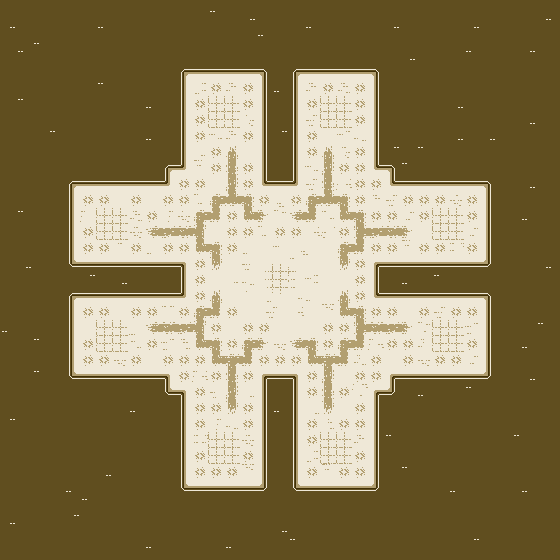

The image is a tile-based game level rendered from a .tmx file. Its description and source (layers, tilesets, objects; grid data summarised) follow:
An orthogonal 70x70 tile map with 8x8 px tiles, 1 tile layer (ground_layer) and 463 objects (8x spawner_echo, 4x bomber_spawner, 2x spawner_alpha, 2x spawner_bravo, 2x spawner_charlie, ...).

<map version="2017.05.02" orientation="orthogonal" renderorder="left-down" width="70" height="70" tilewidth="8" tileheight="8" nextobjectid="2702">
 <tileset firstgid="1" source="../../../tilesets/sepia-tileset.tsx" />
 <layer name="ground_layer" width="70" height="70">
  <data>[4900 cells, 4900 non-empty, 122 distinct tile ids]</data>
 </layer>
 <objectgroup name="objects_layer">
  <object id="1412" name="player_respawn" x="272" y="272" width="16" height="16">
   <properties>
    <property name="prototype.code" value="PlayerRespawnMedium" />
   </properties>
  </object>
  <object id="2240" x="320" y="80" width="16" height="16">
   <properties>
    <property name="prototype.code" value="Tree1" />
   </properties>
  </object>
  <object id="2241" x="296" y="64" width="8" height="8">
   <properties>
    <property name="prototype.code" value="AllVehicleBlockadeSmall" />
   </properties>
  </object>
  <object id="2242" x="312" y="64" width="8" height="8">
   <properties>
    <property name="prototype.code" value="AllVehicleBlockadeSmall" />
   </properties>
  </object>
  <object id="2243" x="304" y="64" width="8" height="8">
   <properties>
    <property name="prototype.code" value="AllVehicleBlockadeSmall" />
   </properties>
  </object>
  <object id="2244" x="320" y="64" width="8" height="8">
   <properties>
    <property name="prototype.code" value="AllVehicleBlockadeSmall" />
   </properties>
  </object>
  <object id="2245" x="328" y="64" width="8" height="8">
   <properties>
    <property name="prototype.code" value="AllVehicleBlockadeSmall" />
   </properties>
  </object>
  <object id="2246" x="344" y="64" width="8" height="8">
   <properties>
    <property name="prototype.code" value="AllVehicleBlockadeSmall" />
   </properties>
  </object>
  <object id="2247" x="336" y="64" width="8" height="8">
   <properties>
    <property name="prototype.code" value="AllVehicleBlockadeSmall" />
   </properties>
  </object>
  <object id="2248" x="352" y="64" width="8" height="8">
   <properties>
    <property name="prototype.code" value="AllVehicleBlockadeSmall" />
   </properties>
  </object>
  <object id="2249" x="360" y="64" width="8" height="8">
   <properties>
    <property name="prototype.code" value="AllVehicleBlockadeSmall" />
   </properties>
  </object>
  <object id="2250" x="376" y="160" width="8" height="8">
   <properties>
    <property name="prototype.code" value="AllVehicleBlockadeSmall" />
   </properties>
  </object>
  <object id="2251" x="368" y="64" width="8" height="8">
   <properties>
    <property name="prototype.code" value="AllVehicleBlockadeSmall" />
   </properties>
  </object>
  <object id="2252" x="384" y="160" width="8" height="8">
   <properties>
    <property name="prototype.code" value="AllVehicleBlockadeSmall" />
   </properties>
  </object>
  <object id="2253" x="376" y="104" width="8" height="8">
   <properties>
    <property name="prototype.code" value="AllVehicleBlockadeSmall" />
   </properties>
  </object>
  <object id="2254" x="376" y="136" width="8" height="8">
   <properties>
    <property name="prototype.code" value="AllVehicleBlockadeSmall" />
   </properties>
  </object>
  <object id="2255" x="376" y="152" width="8" height="8">
   <properties>
    <property name="prototype.code" value="AllVehicleBlockadeSmall" />
   </properties>
  </object>
  <object id="2256" x="376" y="128" width="8" height="8">
   <properties>
    <property name="prototype.code" value="AllVehicleBlockadeSmall" />
   </properties>
  </object>
  <object id="2257" x="376" y="72" width="8" height="8">
   <properties>
    <property name="prototype.code" value="AllVehicleBlockadeSmall" />
   </properties>
  </object>
  <object id="2258" x="376" y="120" width="8" height="8">
   <properties>
    <property name="prototype.code" value="AllVehicleBlockadeSmall" />
   </properties>
  </object>
  <object id="2259" x="376" y="88" width="8" height="8">
   <properties>
    <property name="prototype.code" value="AllVehicleBlockadeSmall" />
   </properties>
  </object>
  <object id="2260" x="376" y="80" width="8" height="8">
   <properties>
    <property name="prototype.code" value="AllVehicleBlockadeSmall" />
   </properties>
  </object>
  <object id="2261" x="376" y="112" width="8" height="8">
   <properties>
    <property name="prototype.code" value="AllVehicleBlockadeSmall" />
   </properties>
  </object>
  <object id="2262" x="376" y="144" width="8" height="8">
   <properties>
    <property name="prototype.code" value="AllVehicleBlockadeSmall" />
   </properties>
  </object>
  <object id="2263" x="288" y="168" width="8" height="8">
   <properties>
    <property name="prototype.code" value="AllVehicleBlockadeSmall" />
   </properties>
  </object>
  <object id="2264" x="376" y="96" width="8" height="8">
   <properties>
    <property name="prototype.code" value="AllVehicleBlockadeSmall" />
   </properties>
  </object>
  <object id="2265" x="288" y="112" width="8" height="8">
   <properties>
    <property name="prototype.code" value="AllVehicleBlockadeSmall" />
   </properties>
  </object>
  <object id="2266" x="288" y="144" width="8" height="8">
   <properties>
    <property name="prototype.code" value="AllVehicleBlockadeSmall" />
   </properties>
  </object>
  <object id="2267" x="288" y="160" width="8" height="8">
   <properties>
    <property name="prototype.code" value="AllVehicleBlockadeSmall" />
   </properties>
  </object>
  <object id="2268" x="288" y="136" width="8" height="8">
   <properties>
    <property name="prototype.code" value="AllVehicleBlockadeSmall" />
   </properties>
  </object>
  <object id="2269" x="288" y="80" width="8" height="8">
   <properties>
    <property name="prototype.code" value="AllVehicleBlockadeSmall" />
   </properties>
  </object>
  <object id="2270" x="288" y="128" width="8" height="8">
   <properties>
    <property name="prototype.code" value="AllVehicleBlockadeSmall" />
   </properties>
  </object>
  <object id="2271" x="288" y="96" width="8" height="8">
   <properties>
    <property name="prototype.code" value="AllVehicleBlockadeSmall" />
   </properties>
  </object>
  <object id="2272" x="288" y="88" width="8" height="8">
   <properties>
    <property name="prototype.code" value="AllVehicleBlockadeSmall" />
   </properties>
  </object>
  <object id="2273" x="288" y="120" width="8" height="8">
   <properties>
    <property name="prototype.code" value="AllVehicleBlockadeSmall" />
   </properties>
  </object>
  <object id="2274" x="288" y="152" width="8" height="8">
   <properties>
    <property name="prototype.code" value="AllVehicleBlockadeSmall" />
   </properties>
  </object>
  <object id="2275" x="288" y="72" width="8" height="8">
   <properties>
    <property name="prototype.code" value="AllVehicleBlockadeSmall" />
   </properties>
  </object>
  <object id="2276" x="288" y="104" width="8" height="8">
   <properties>
    <property name="prototype.code" value="AllVehicleBlockadeSmall" />
   </properties>
  </object>
  <object id="2277" x="264" y="176" width="8" height="8">
   <properties>
    <property name="prototype.code" value="AllVehicleBlockadeSmall" />
   </properties>
  </object>
  <object id="2278" x="272" y="176" width="8" height="8">
   <properties>
    <property name="prototype.code" value="AllVehicleBlockadeSmall" />
   </properties>
  </object>
  <object id="2279" x="288" y="176" width="8" height="8">
   <properties>
    <property name="prototype.code" value="AllVehicleBlockadeSmall" />
   </properties>
  </object>
  <object id="2280" x="280" y="176" width="8" height="8">
   <properties>
    <property name="prototype.code" value="AllVehicleBlockadeSmall" />
   </properties>
  </object>
  <object id="2281" x="264" y="160" width="8" height="8">
   <properties>
    <property name="prototype.code" value="AllVehicleBlockadeSmall" />
   </properties>
  </object>
  </objectgroup>
</map>
<!-- 420 of 463 objects omitted -->